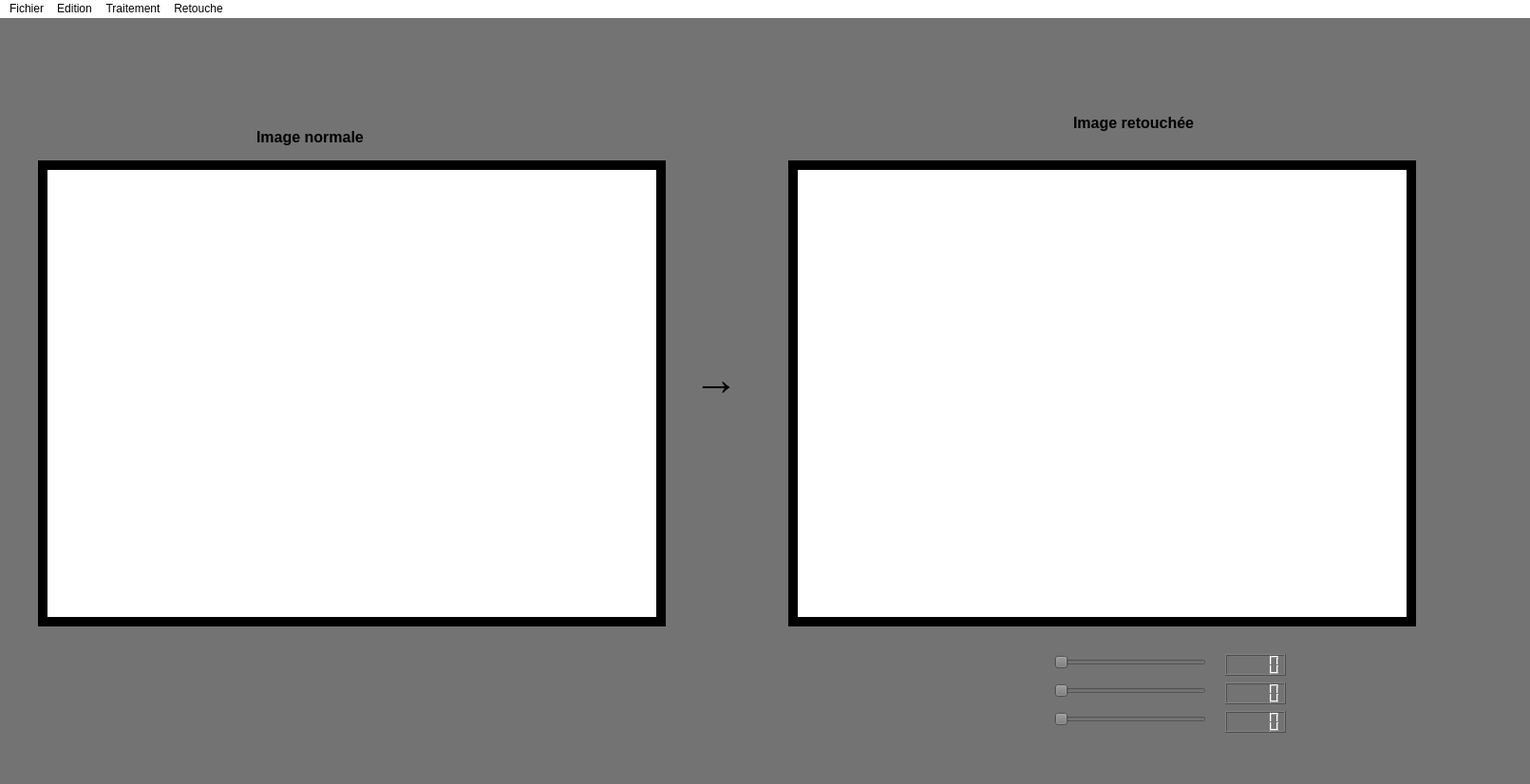
<?xml version="1.0" encoding="UTF-8"?>
<ui version="4.0">
 <class>MainWindow</class>
 <widget class="QMainWindow" name="MainWindow">
  <property name="geometry">
   <rect>
    <x>0</x>
    <y>0</y>
    <width>1611</width>
    <height>826</height>
   </rect>
  </property>
  <property name="cursor">
   <cursorShape>ArrowCursor</cursorShape>
  </property>
  <property name="windowTitle">
   <string>Pix - Retouche d'image</string>
  </property>
  <property name="autoFillBackground">
   <bool>false</bool>
  </property>
  <property name="styleSheet">
   <string notr="true">background-color: rgb(115,115, 115);</string>
  </property>
  <widget class="QWidget" name="centralwidget">
   <widget class="QWidget" name="widget_2" native="true">
    <property name="geometry">
     <rect>
      <x>830</x>
      <y>150</y>
      <width>661</width>
      <height>491</height>
     </rect>
    </property>
    <property name="styleSheet">
     <string notr="true">background-color: rgb(0,0,0)</string>
    </property>
    <widget class="QLabel" name="label_4">
     <property name="geometry">
      <rect>
       <x>10</x>
       <y>10</y>
       <width>641</width>
       <height>471</height>
      </rect>
     </property>
     <property name="styleSheet">
      <string notr="true">background-color: rgb(255,255,255)</string>
     </property>
     <property name="text">
      <string/>
     </property>
    </widget>
   </widget>
   <widget class="QLabel" name="label">
    <property name="geometry">
     <rect>
      <x>270</x>
      <y>110</y>
      <width>171</width>
      <height>31</height>
     </rect>
    </property>
    <property name="font">
     <font>
      <pointsize>12</pointsize>
      <weight>75</weight>
      <bold>true</bold>
     </font>
    </property>
    <property name="text">
     <string>Image normale</string>
    </property>
   </widget>
   <widget class="QLabel" name="label_2">
    <property name="geometry">
     <rect>
      <x>1130</x>
      <y>100</y>
      <width>181</width>
      <height>21</height>
     </rect>
    </property>
    <property name="font">
     <font>
      <pointsize>12</pointsize>
      <weight>75</weight>
      <bold>true</bold>
     </font>
    </property>
    <property name="text">
     <string>Image retouchée</string>
    </property>
   </widget>
   <widget class="QWidget" name="widget_3" native="true">
    <property name="geometry">
     <rect>
      <x>40</x>
      <y>150</y>
      <width>661</width>
      <height>491</height>
     </rect>
    </property>
    <property name="styleSheet">
     <string notr="true">background-color: rgb(0,0,0)</string>
    </property>
    <widget class="QLabel" name="label_5">
     <property name="geometry">
      <rect>
       <x>10</x>
       <y>10</y>
       <width>641</width>
       <height>471</height>
      </rect>
     </property>
     <property name="styleSheet">
      <string notr="true">background-color: rgb(255,255,255)</string>
     </property>
     <property name="text">
      <string/>
     </property>
    </widget>
   </widget>
   <widget class="QLabel" name="label_3">
    <property name="geometry">
     <rect>
      <x>730</x>
      <y>350</y>
      <width>61</width>
      <height>61</height>
     </rect>
    </property>
    <property name="font">
     <font>
      <pointsize>36</pointsize>
      <weight>75</weight>
      <bold>true</bold>
     </font>
    </property>
    <property name="text">
     <string>→</string>
    </property>
   </widget>
   <widget class="QSlider" name="horizontalSlider">
    <property name="geometry">
     <rect>
      <x>1110</x>
      <y>670</y>
      <width>160</width>
      <height>18</height>
     </rect>
    </property>
    <property name="styleSheet">
     <string notr="true">selection-background-color: rgb(255, 0, 0);</string>
    </property>
    <property name="maximum">
     <number>255</number>
    </property>
    <property name="orientation">
     <enum>Qt::Horizontal</enum>
    </property>
   </widget>
   <widget class="QSlider" name="horizontalSlider_2">
    <property name="geometry">
     <rect>
      <x>1110</x>
      <y>700</y>
      <width>160</width>
      <height>18</height>
     </rect>
    </property>
    <property name="styleSheet">
     <string notr="true">selection-background-color: rgb(0, 255, 0);</string>
    </property>
    <property name="maximum">
     <number>255</number>
    </property>
    <property name="orientation">
     <enum>Qt::Horizontal</enum>
    </property>
   </widget>
   <widget class="QSlider" name="horizontalSlider_3">
    <property name="geometry">
     <rect>
      <x>1110</x>
      <y>730</y>
      <width>160</width>
      <height>18</height>
     </rect>
    </property>
    <property name="styleSheet">
     <string notr="true">selection-background-color: rgb(0, 0, 255);</string>
    </property>
    <property name="maximum">
     <number>255</number>
    </property>
    <property name="orientation">
     <enum>Qt::Horizontal</enum>
    </property>
   </widget>
   <widget class="QLCDNumber" name="lcdNumber">
    <property name="geometry">
     <rect>
      <x>1290</x>
      <y>670</y>
      <width>64</width>
      <height>23</height>
     </rect>
    </property>
   </widget>
   <widget class="QLCDNumber" name="lcdNumber_2">
    <property name="geometry">
     <rect>
      <x>1290</x>
      <y>700</y>
      <width>64</width>
      <height>23</height>
     </rect>
    </property>
   </widget>
   <widget class="QLCDNumber" name="lcdNumber_3">
    <property name="geometry">
     <rect>
      <x>1290</x>
      <y>730</y>
      <width>64</width>
      <height>23</height>
     </rect>
    </property>
   </widget>
   <widget class="QLabel" name="label_6">
    <property name="geometry">
     <rect>
      <x>980</x>
      <y>650</y>
      <width>111</width>
      <height>111</height>
     </rect>
    </property>
    <property name="text">
     <string/>
    </property>
    <property name="pixmap">
     <pixmap>220px-Colors-i54-ring.png</pixmap>
    </property>
   </widget>
   <widget class="QLabel" name="label_7">
    <property name="geometry">
     <rect>
      <x>70</x>
      <y>50</y>
      <width>63</width>
      <height>20</height>
     </rect>
    </property>
    <property name="text">
     <string/>
    </property>
   </widget>
   <widget class="QLabel" name="label_8">
    <property name="geometry">
     <rect>
      <x>70</x>
      <y>90</y>
      <width>63</width>
      <height>20</height>
     </rect>
    </property>
    <property name="text">
     <string/>
    </property>
   </widget>
   <widget class="QLabel" name="label_9">
    <property name="geometry">
     <rect>
      <x>20</x>
      <y>10</y>
      <width>101</width>
      <height>91</height>
     </rect>
    </property>
    <property name="text">
     <string/>
    </property>
    <property name="pixmap">
     <pixmap>retouche.png</pixmap>
    </property>
   </widget>
  </widget>
  <widget class="QMenuBar" name="menubar">
   <property name="geometry">
    <rect>
     <x>0</x>
     <y>0</y>
     <width>1611</width>
     <height>25</height>
    </rect>
   </property>
   <property name="tabletTracking">
    <bool>false</bool>
   </property>
   <property name="styleSheet">
    <string notr="true">background-color:rgb(255,255,255)</string>
   </property>
   <widget class="QMenu" name="menuFile">
    <property name="styleSheet">
     <string notr="true"/>
    </property>
    <property name="title">
     <string>Fichier</string>
    </property>
    <addaction name="actionOuvrir"/>
    <addaction name="actionEnregistrer_image"/>
    <addaction name="actionQuitter"/>
   </widget>
   <widget class="QMenu" name="menuTraitement">
    <property name="title">
     <string>Traitement</string>
    </property>
    <addaction name="separator"/>
    <addaction name="actionRotation_180"/>
    <addaction name="actionMirroir"/>
    <addaction name="actionRotation_90"/>
    <addaction name="actionRotation_91"/>
   </widget>
   <widget class="QMenu" name="menuRetouche">
    <property name="title">
     <string>Retouche</string>
    </property>
    <addaction name="actionNiveau_de_gris"/>
    <addaction name="actionN_gatif"/>
    <addaction name="actionPhotomaton"/>
   </widget>
   <widget class="QMenu" name="menuEdition">
    <property name="title">
     <string>Edition</string>
    </property>
    <addaction name="actionAnnuler"/>
   </widget>
   <addaction name="menuFile"/>
   <addaction name="menuEdition"/>
   <addaction name="menuTraitement"/>
   <addaction name="menuRetouche"/>
  </widget>
  <widget class="QStatusBar" name="statusbar"/>
  <action name="actionOuvrir">
   <property name="text">
    <string>Ouvrir</string>
   </property>
  </action>
  <action name="actionEnregistrer_image">
   <property name="text">
    <string>Enregistrer image</string>
   </property>
  </action>
  <action name="actionQuitter">
   <property name="text">
    <string>Quitter</string>
   </property>
  </action>
  <action name="actionRotation_180">
   <property name="text">
    <string>Rotation 180°</string>
   </property>
  </action>
  <action name="actionRotation_90">
   <property name="text">
    <string>Rotation 90°</string>
   </property>
  </action>
  <action name="actionRotation_91">
   <property name="text">
    <string>Rotation -90°</string>
   </property>
  </action>
  <action name="actionNiveau_de_gris">
   <property name="text">
    <string>Niveau de gris</string>
   </property>
  </action>
  <action name="actionN_gatif">
   <property name="text">
    <string>Négatif</string>
   </property>
  </action>
  <action name="actionPhotomaton">
   <property name="text">
    <string>Photomaton</string>
   </property>
  </action>
  <action name="actionPhotomaton_2">
   <property name="text">
    <string>Photomaton +</string>
   </property>
  </action>
  <action name="actionAnnuler">
   <property name="text">
    <string>Annuler</string>
   </property>
  </action>
  <action name="actionMirroir">
   <property name="text">
    <string>Mirroir</string>
   </property>
  </action>
 </widget>
 <resources/>
 <connections>
  <connection>
   <sender>horizontalSlider</sender>
   <signal>valueChanged(int)</signal>
   <receiver>lcdNumber</receiver>
   <slot>display(int)</slot>
   <hints>
    <hint type="sourcelabel">
     <x>1286</x>
     <y>750</y>
    </hint>
    <hint type="destinationlabel">
     <x>1411</x>
     <y>750</y>
    </hint>
   </hints>
  </connection>
  <connection>
   <sender>horizontalSlider_2</sender>
   <signal>valueChanged(int)</signal>
   <receiver>lcdNumber_2</receiver>
   <slot>display(int)</slot>
   <hints>
    <hint type="sourcelabel">
     <x>1307</x>
     <y>798</y>
    </hint>
    <hint type="destinationlabel">
     <x>1398</x>
     <y>796</y>
    </hint>
   </hints>
  </connection>
  <connection>
   <sender>horizontalSlider_3</sender>
   <signal>valueChanged(int)</signal>
   <receiver>lcdNumber_3</receiver>
   <slot>display(int)</slot>
   <hints>
    <hint type="sourcelabel">
     <x>1310</x>
     <y>850</y>
    </hint>
    <hint type="destinationlabel">
     <x>1443</x>
     <y>850</y>
    </hint>
   </hints>
  </connection>
 </connections>
</ui>
